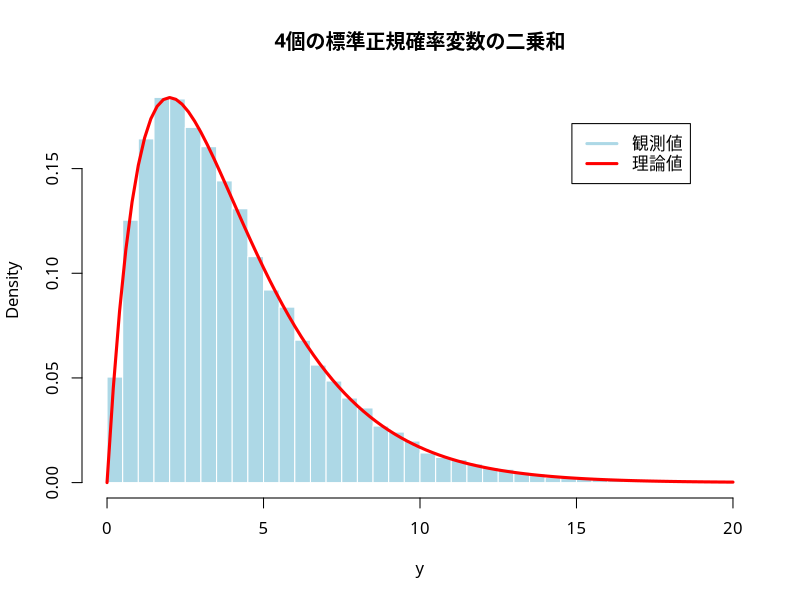

Reproduce this figure in R.
### χ2分布の特徴付け: 標準正規確率変数の二乗和
set.seed(4567) # 乱数のシード値を指定
n <- 30000
k <- 4
y <- colSums(matrix(rnorm(n*k, 0,1)^2,k,n))
## 標準正規乱数をnk個発生し，k個の２乗和をn個作る
par(family="HiraginoSans-W4") # 日本語フォントの指定
hist(y, breaks=40, xlim=c(0,20), freq=FALSE, # 密度表示
     col="lightblue", border="white", 
     main=paste0(k, "個の標準正規確率変数の二乗和")) 
curve(dchisq(x, df=k), # 確率密度関数(理論)
      xlim=c(0,20), add=TRUE, col="red", lwd=3) 
legend("topright", inset=0.1,
       legend=c("観測値", "理論値"), 
       col=c("lightblue", "red"), lwd=3)
